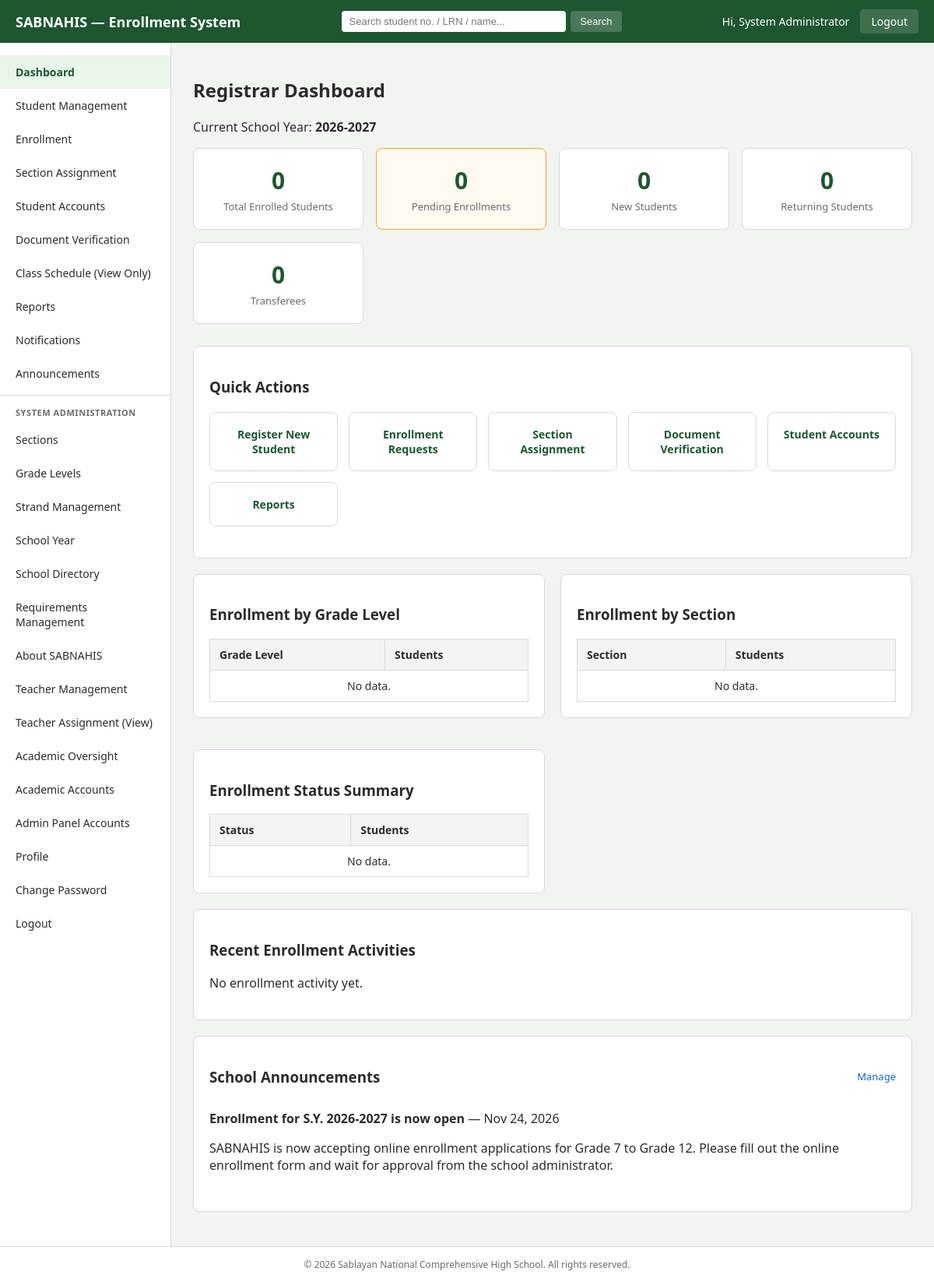
Screenshot of /admin/dashboard.php (signed in) with the database file from the repository.
### tables this page shows
CREATE TABLE school_year (
    sy_id       INT AUTO_INCREMENT PRIMARY KEY,
    school_year VARCHAR(20) NOT NULL UNIQUE,
    status      ENUM('Open','Closed') NOT NULL DEFAULT 'Closed',
    is_current  TINYINT(1) NOT NULL DEFAULT 0
);

CREATE TABLE announcements (
    announcement_id INT AUTO_INCREMENT PRIMARY KEY,
    title           VARCHAR(150) NOT NULL,
    content         TEXT NOT NULL,
    image           VARCHAR(255) DEFAULT NULL,
    priority        ENUM('Normal','Important','Urgent') NOT NULL DEFAULT 'Normal',
    date_posted     TIMESTAMP DEFAULT CURRENT_TIMESTAMP
);

### includes/functions.php (called while the page is built, shortened)
<?php
function clean($str) {
    return htmlspecialchars(trim($str ?? ''), ENT_QUOTES, 'UTF-8');
}

### admin/dashboard.php (the view, shortened to what this page needs)
<?php
require_once __DIR__ . '/../config/db.php';
require_once __DIR__ . '/../includes/functions.php';
$currentSY = $pdo->query('SELECT * FROM school_year WHERE is_current = 1 LIMIT 1')->fetch();
$syId = $currentSY['sy_id'] ?? 0;
$syWhere = $syId ? " AND sy_id = $syId" : '';
$syWhereAlias = $syId ? " AND s.sy_id = $syId" : '';
$totalEnrolled = (int) $pdo->query("SELECT COUNT(*) FROM students WHERE status = 'Enrolled' AND is_archived = 0" . $syWhere)->fetchColumn();
$totalPending  = (int) $pdo->query("SELECT COUNT(*) FROM students WHERE status = 'Pending' AND is_archived = 0" . $syWhere)->fetchColumn();
$newStudents      = (int) $pdo->query("SELECT COUNT(*) FROM students WHERE student_type = 'New' AND is_archived = 0" . $syWhere)->fetchColumn();
$returningStudents = (int) $pdo->query("SELECT COUNT(*) FROM students WHERE student_type = 'Returning' AND is_archived = 0" . $syWhere)->fetchColumn();
$transferees      = (int) $pdo->query("SELECT COUNT(*) FROM students WHERE student_type = 'Transferee' AND is_archived = 0" . $syWhere)->fetchColumn();
$byGrade = $pdo->query("SELECT COALESCE(g.grade_name, 'Unassigned') AS grade_name, COUNT(*) AS total
    FROM students s LEFT JOIN grade_levels g ON g.grade_level_id = s.grade_level_id
    WHERE s.is_archived = 0 $syWhereAlias
    GROUP BY g.grade_level_id, g.grade_name ORDER BY g.grade_level_id")->fetchAll();
$bySection = $pdo->query("SELECT COALESCE(CONCAT(g.grade_name, ' - ', sec.section_name), 'Not yet assigned') AS section_label, COUNT(*) AS total
    FROM students s
    LEFT JOIN sections sec ON sec.section_id = s.section_id
    LEFT JOIN grade_levels g ON g.grade_level_id = sec.grade_level_id
    WHERE s.is_archived = 0 $syWhereAlias
    GROUP BY section_label ORDER BY total DESC")->fetchAll();
$byStatus = $pdo->query("SELECT status, COUNT(*) AS total FROM students s WHERE s.is_archived = 0 $syWhereAlias GROUP BY status
    ORDER BY FIELD(status,'Pending','Verified','Approved','Rejected','Enrolled')")->fetchAll();
$recentActivity = $pdo->query("SELECT e.status, e.date_applied, e.remarks, s.student_id, s.lastname, s.firstname
    FROM enrollment e JOIN students s ON s.student_id = e.student_id
    ORDER BY e.date_applied DESC LIMIT 8")->fetchAll();
$announcements = $pdo->query('SELECT * FROM announcements ORDER BY date_posted DESC LIMIT 5')->fetchAll();
require_once __DIR__ . '/includes/header.php';
require_once __DIR__ . '/includes/sidebar.php';
?>
<main class="admin-main">
    <h2>Registrar Dashboard</h2>
    <p class="muted">Current School Year: <strong><?php echo clean($currentSY['school_year'] ?? 'Not set'); ?></strong></p>
    <div class="stat-cards">
        <div class="stat-card"><div class="stat-value"><?php echo $totalEnrolled; ?></div><div class="stat-label">Total Enrolled Students</div></div>
        <div class="stat-card highlight"><div class="stat-value"><?php echo $totalPending; ?></div><div class="stat-label">Pending Enrollments</div></div>
        <div class="stat-card"><div class="stat-value"><?php echo $newStudents; ?></div><div class="stat-label">New Students</div></div>
        <div class="stat-card"><div class="stat-value"><?php echo $returningStudents; ?></div><div class="stat-label">Returning Students</div></div>
        <div class="stat-card"><div class="stat-value"><?php echo $transferees; ?></div><div class="stat-label">Transferees</div></div>
    </div>
    <section class="panel">
        <h3>Quick Actions</h3>
        <div class="quick-access-grid">
            <a href="student_add.php" class="quick-access-card">Register New Student</a>
            <a href="enrollment_requests.php" class="quick-access-card">Enrollment Requests</a>
            <a href="section_assignment.php" class="quick-access-card">Section Assignment</a>
            <a href="document_verification.php" class="quick-access-card">Document Verification</a>
            <a href="student_accounts.php" class="quick-access-card">Student Accounts</a>
            <a href="reports.php" class="quick-access-card">Reports</a>
        </div>
    </section>
    <div class="dashboard-columns">
        <section class="panel">
            <h3>Enrollment by Grade Level</h3>
            <table class="data-table">
                <thead><tr><th>Grade Level</th><th>Students</th></tr></thead>
                <tbody>
                <?php if (empty($byGrade)): ?><tr><td colspan="2" class="muted" style="text-align:center;">No data.</td></tr><?php endif; ?>
                </tbody>
            </table>
        </section>
        <section class="panel">
            <h3>Enrollment by Section</h3>
            <table class="data-table">
                <thead><tr><th>Section</th><th>Students</th></tr></thead>
                <tbody>
                <?php if (empty($bySection)): ?><tr><td colspan="2" class="muted" style="text-align:center;">No data.</td></tr><?php endif; ?>
                </tbody>
            </table>
        </section>
        <section class="panel">
            <h3>Enrollment Status Summary</h3>
            <table class="data-table">
                <thead><tr><th>Status</th><th>Students</th></tr></thead>
                <tbody>
                <?php if (empty($byStatus)): ?><tr><td colspan="2" class="muted" style="text-align:center;">No data.</td></tr><?php endif; ?>
                </tbody>
            </table>
        </section>
    </div>
    <section class="panel">
        <h3>Recent Enrollment Activities</h3>
        <?php if (empty($recentActivity)): ?>
            <p class="muted">No enrollment activity yet.</p>
        <?php endif; ?>
    </section>
    <section class="panel">
        <div class="panel-header">
            <h3>School Announcements</h3>
            <a href="announcements.php" class="btn-small">Manage</a>
        </div>
        <?php if (empty($announcements)): ?>
            <p class="muted">No announcements posted yet.</p>
        <?php else: ?>
            <ul class="announcement-list">
                <?php foreach ($announcements as $a): ?>
                    <li>
                        <strong><?php echo clean($a['title']); ?></strong>
                        <span class="muted"> &mdash; <?php echo date('M d, Y', strtotime($a['date_posted'])); ?></span>
                        <p><?php echo nl2br(clean($a['content'])); ?></p>
                    </li>
                <?php endforeach; ?>
            </ul>
        <?php endif; ?>
    </section>
</main>
<?php require_once __DIR__ . '/includes/footer.php'; ?>

### assets/css/admin.css (style rules this page uses)
:root { --green-dark: #1e5631; --green: #2e7d32; --green-light: #e8f5e9; --gold: #f5a623; --text: #2b2b2b; --muted: #6b6b6b; --border: #d9d9d9; --danger: #c62828; --blue: #1565c0; }
* { box-sizing: border-box; }
body { margin: 0; font-family: 'Segoe UI', Arial, sans-serif; color: var(--text); background: #f2f4f2; }
.admin-main { flex: 1; padding: 24px 28px; }
.stat-cards { display: grid; grid-template-columns: repeat(auto-fit, minmax(180px, 1fr)); gap: 16px; margin-bottom: 28px; }
.stat-card { background: #fff; border: 1px solid var(--border); border-radius: 8px; padding: 20px; text-align: center; }
.stat-card.highlight { border-color: var(--gold); background: #fffaf0; }
.stat-value { font-size: 30px; font-weight: 700; color: var(--green-dark); }
.stat-label { font-size: 13px; color: var(--muted); margin-top: 4px; }
.panel { background: #fff; border: 1px solid var(--border); border-radius: 8px; padding: 20px; margin-bottom: 20px; }
.panel-header { display: flex; justify-content: space-between; align-items: center; }
.announcement-list { list-style: none; padding: 0; margin: 0; }
.announcement-list li { border-bottom: 1px solid var(--border); padding: 12px 0; }
.announcement-list li:last-child { border-bottom: none; }
.data-table { width: 100%; border-collapse: collapse; background: #fff; }
.data-table th, .data-table td { border: 1px solid var(--border); padding: 10px 12px; font-size: 14px; text-align: left; }
.data-table th { background: #f4f4f4; }
.btn-small { font-size: 13px; color: var(--blue); text-decoration: none; }
.quick-access-grid { display: grid; grid-template-columns: repeat(auto-fit, minmax(160px, 1fr)); gap: 14px; margin: 20px 0; }
.quick-access-card { background: #fff; border: 1px solid var(--border); border-radius: 8px; padding: 18px 14px; text-align: center; text-decoration: none; color: var(--green-dark); font-weight: 600; font-size: 14px; transition: box-shadow .15s ease, transform .15s ease; }
.dashboard-columns { display: grid; grid-template-columns: 1fr 1fr; gap: 20px; align-items: start; }

### rows the page displays
school_year: school_year "2026-2027"
announcements: title "Enrollment for S.Y. 2026-2027 is now open", date_posted "Nov 24, 2026", content "SABNAHIS is now accepting online enrollment applications for Grade 7 to Grade 12. Please fill out the online enrollment form and wait for approval from the school administrator."

### other values shown
SITE_SHORT_NAME "SABNAHIS"
$_SESSION['admin_fullname'] "System Administrator"
$totalEnrolled "0"
$totalPending "0"
$newStudents "0"
$returningStudents "0"
$transferees "0"
SITE_NAME "Sablayan National Comprehensive High School"
